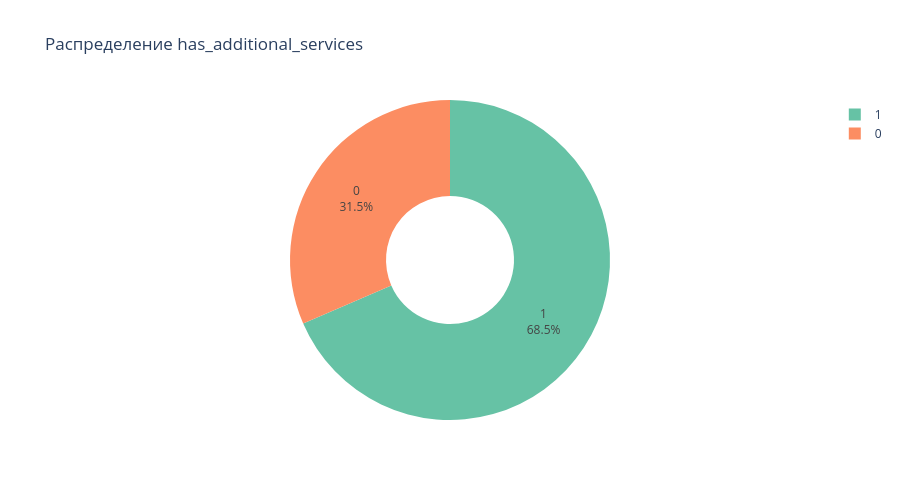
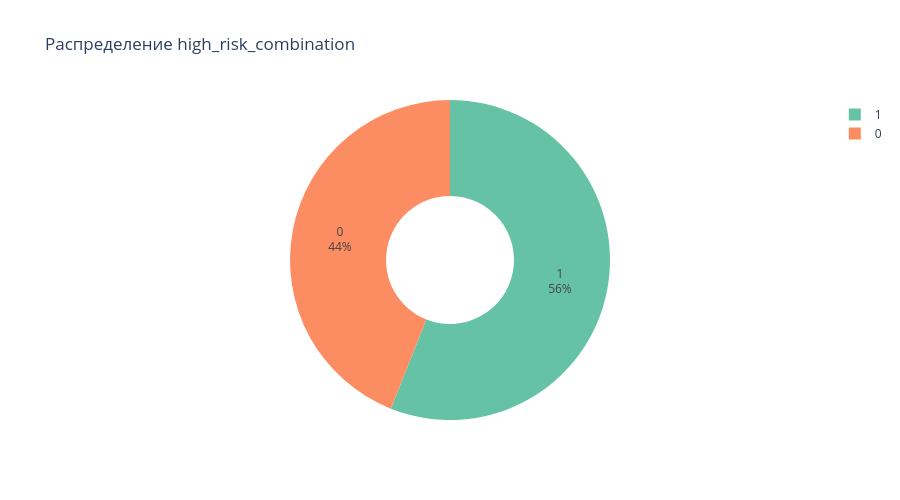

The cell these charts' notebook holds for them, in order:
### Code cell
# Проверка новых признаков

new_features = [ 
    'avg_monthly_per_tenure_month',
    'num_additional_services',
    'has_additional_services',
    'high_monthly_flag',
    'fiber_optic_flag',
    'electronic_check_flag',
    'month_to_month_flag',
    'senior_citizen_flag',
    'high_risk_combination'
]

print("Первые 5 строк новых признаков:")
display(
    df[['customerID'] + new_features].head(10)
)


for col in ['has_additional_services', 'high_risk_combination']:
    freq = df[col].value_counts().head(10)
    percent = df[col].value_counts(normalize=True).head(10) * 100
    table = pd.concat([freq, percent.round(2)], axis=1, keys=['Count', 'Percent (%)'])

    fig = px.pie(df, names=col, title=f'Распределение {col}',
             color_discrete_sequence=px.colors.qualitative.Set2,
             hole=0.4)
    fig.update_traces(textinfo='percent+label')
    fig.update_layout(height=500)

    print(f'Распределение {col}:')
    display(table)
    fig.show()

### Figure 1 — Plotly figure (JSON) as saved in the notebook; plotly's stock layout.template omitted (floating-point values rounded to 4 significant figures; data arrays with more than 128 entries replaced by an {"elided": "..."} marker saying what was removed)
{"data": [{"domain": {"x": [0, 1], "y": [0, 1]}, "hole": 0.4, "hovertemplate": "has_additional_services=%{label}<extra></extra>", "labels": {"elided": "7043 int values"}, "legendgroup": "", "name": "", "showlegend": true, "textinfo": "percent+label", "type": "pie"}], "layout": {"height": 500, "legend": {"tracegroupgap": 0}, "piecolorway": ["rgb(102,194,165)", "rgb(252,141,98)", "rgb(141,160,203)", "rgb(231,138,195)", "rgb(166,216,84)", "rgb(255,217,47)", "rgb(229,196,148)", "rgb(179,179,179)"], "title": {"text": "Распределение has_additional_services"}}}

### Figure 2 — Plotly figure (JSON) as saved in the notebook; plotly's stock layout.template omitted (floating-point values rounded to 4 significant figures; data arrays with more than 128 entries replaced by an {"elided": "..."} marker saying what was removed)
{"data": [{"domain": {"x": [0, 1], "y": [0, 1]}, "hole": 0.4, "hovertemplate": "high_risk_combination=%{label}<extra></extra>", "labels": {"elided": "7043 int values"}, "legendgroup": "", "name": "", "showlegend": true, "textinfo": "percent+label", "type": "pie"}], "layout": {"height": 500, "legend": {"tracegroupgap": 0}, "piecolorway": ["rgb(102,194,165)", "rgb(252,141,98)", "rgb(141,160,203)", "rgb(231,138,195)", "rgb(166,216,84)", "rgb(255,217,47)", "rgb(229,196,148)", "rgb(179,179,179)"], "title": {"text": "Распределение high_risk_combination"}}}
